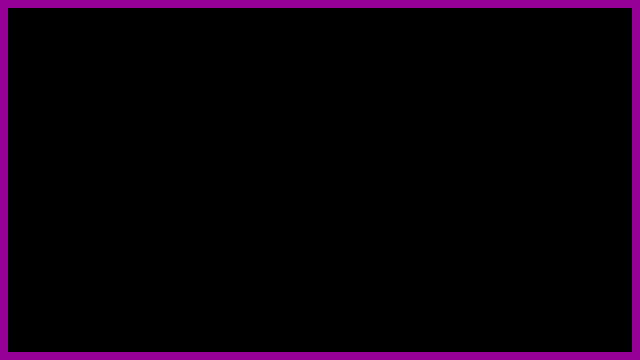

This is a level from a 2D game, rendered from its Tiled map with the project's own tilesets. A one-line summary and the map file follow, with tile-layer data summarised:
An orthogonal 80x45 tile map with 8x8 px tiles, 2 tile layers (main, collision_mask), 2 tilesets and 4 objects.

<map version="1.0" orientation="orthogonal" renderorder="right-down" width="80" height="45" tilewidth="8" tileheight="8" nextobjectid="113">
 <tileset firstgid="1" name="tiles" tilewidth="8" tileheight="8" tilecount="64" columns="8">
  <image source="../graphics/tiles.png" width="64" height="64" />
 </tileset>
 <tileset firstgid="65" name="entities" tilewidth="16" tileheight="16" tilecount="16" columns="4">
  <image source="../graphics/entities.png" width="64" height="64" />
 </tileset>
 <layer name="main" width="80" height="45">
  <data>[3600 cells, 0 non-empty, 0 distinct tile ids]</data>
 </layer>
 <layer name="collision_mask" width="80" height="45" opacity="0.59">
  <data>[3600 cells, 246 non-empty, 1 distinct tile ids]</data>
 </layer>
 <objectgroup name="entities">
  <object id="105" gid="65" x="32" y="328" width="16" height="16" />
  <object id="106" gid="65" x="-1024" y="-56" width="16" height="16" />
  <object id="107" gid="66" x="360" y="200" width="104" height="72" />
  <object id="112" x="360" y="128">
   <polyline points="0,0 -256,0 -256,112 0,112 0,0" />
  </object>
 </objectgroup>
</map>
